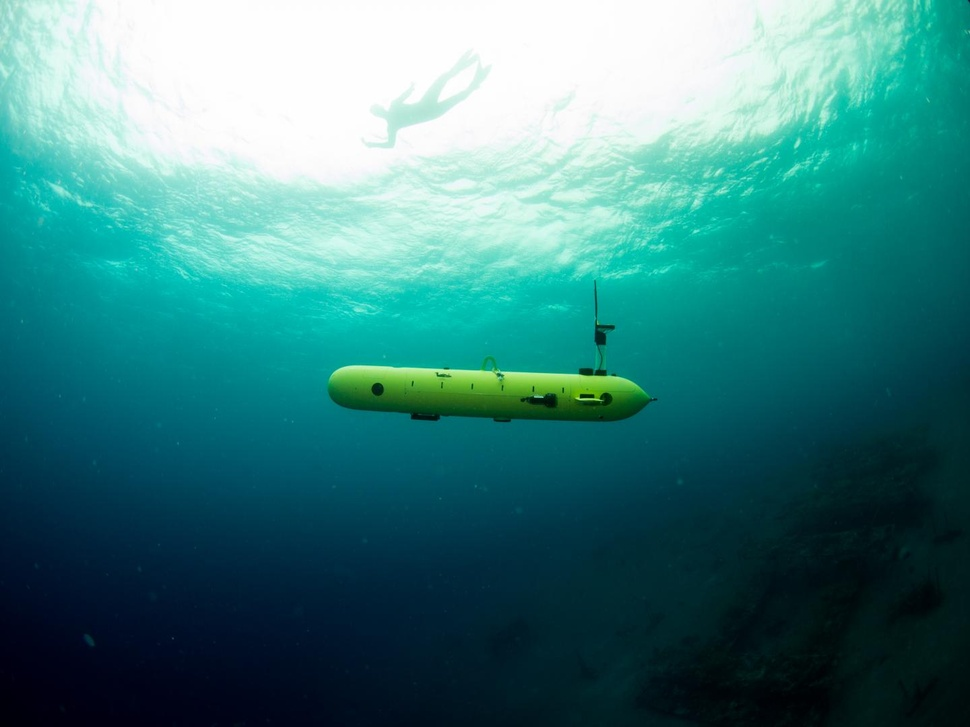
#> input picture playground/test_image_2.jpeg, 970 x 727 px, shrunk from 1440 x 1080 before the run
$ python opencv.py   (older library calls are emulated)
#> lines starting #> are read from the running program, lines starting #| are printed output that depends on the picture; after the words box and inside, x2 and y2 are one past the last pixel; in counts of white or black regions, pixels touching at a corner belong together
import numpy as np
import cv2

def contains(rect1, rect2):
    x1, y1, w1, h1 = rect1
    x2, y2, w2, h2 = rect2
    return x1 <= x2 and y1 <= y2 and x1+w1 >= x2+w2 and y1+h1 >= y2+h2

img = cv2.imread('test_image_2.jpeg')
#> img is the input picture: shape (727, 970, 3); mean B, G, R 126.4, 126.2, 61.1
imgray = cv2.cvtColor(img, cv2.COLOR_BGR2GRAY)
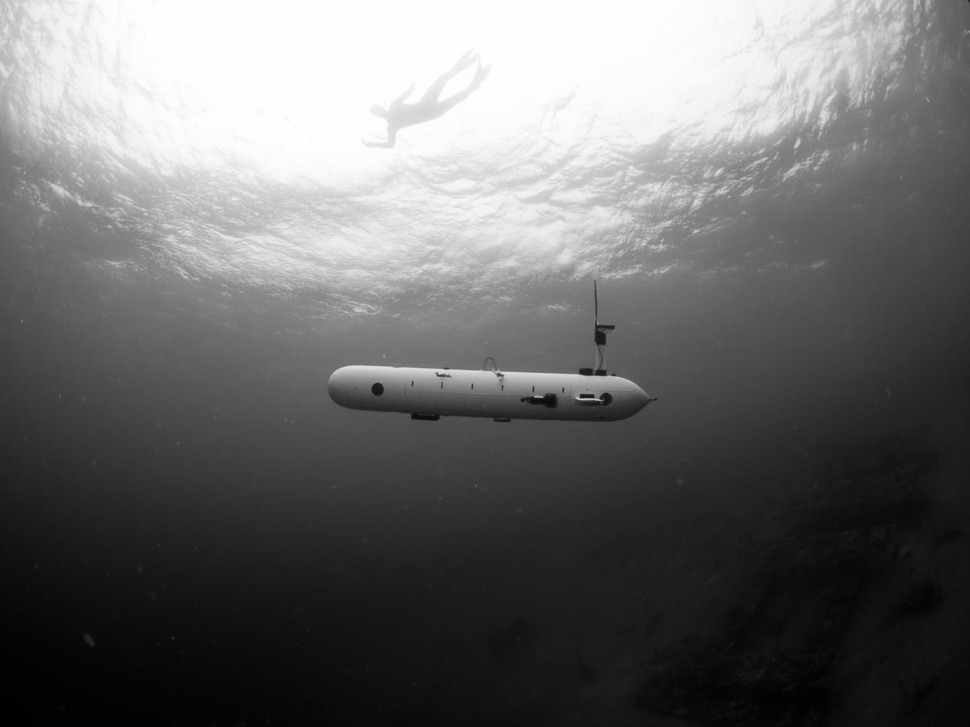
#> imgray: shape (727, 970); min 1, max 255, mean 106.8
edges = cv2.Canny(imgray, 100, 200)
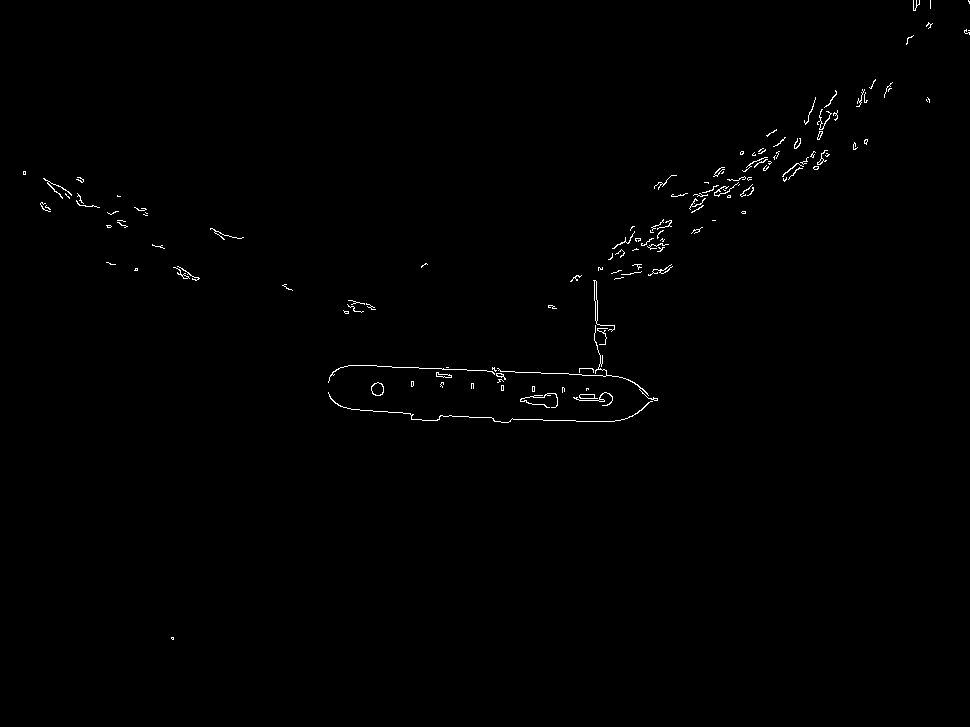
#> edges: shape (727, 970); 0.51% white in thin lines or dots, all inside (x1, y1, x2, y2) = (23, 0, 970, 640)
ret, thresh = cv2.threshold(edges, 127, 255, 0)
img2, contours, hierarchy = cv2.findContours(thresh, cv2.RETR_EXTERNAL, cv2.CHAIN_APPROX_SIMPLE)
#> contours = 135 contours, 123 with area under 20; largest, box (x1, y1, x2, y2) and area: (371, 382, 384, 396) 127, (593, 280, 615, 332) 83, (579, 394, 598, 399) 60, (436, 372, 452, 378) 40, (328, 392, 653, 423) 32

print("found contours: ", len(contours))
#| found contours:  135

# find bounding_rects
bounding_rects = []
for c in contours:
    # get the bounding rect
    rect = cv2.boundingRect(c)
    bounding_rects.append(rect)
#> this loop made 135 passes
#> rect on passes 1, 2, 3, 4, 5, 6, 7, 10, 11, 12, 13, 14: (171, 637, 3, 3), (579, 394, 19, 5), (520, 393, 38, 15), (573, 392, 40, 14), (328, 392, 325, 31), (586, 388, 3, 3), (562, 387, 3, 6), (471, 383, 3, 6), (440, 382, 4, 6), (371, 382, 13, 14), (411, 381, 3, 6), (497, 379, 7, 4)
#> (c, rect) on passes 8, 9, 19, 59: ([[532, 386], [532, 391], [534, 391], [534, 386]], (532, 386, 3, 6)), ([[501, 385], [501, 390], [503, 390], [503, 385]], (501, 385, 3, 6)), ([[446, 367], [448, 367]], (446, 367, 3, 1)), ([[712, 220], [715, 220]], (712, 220, 4, 1))
#> after the loop, bounding_rects = 135 items, first 6: (171, 637, 3, 3), (579, 394, 19, 5), (520, 393, 38, 15), (573, 392, 40, 14), (328, 392, 325, 31), (586, 388, 3, 3)

# take ignore those rects that are completely contained by other bigger rects
valid_rects = []
for i, rect_i in enumerate(bounding_rects):
    is_contained = False
    for j, rect_j in enumerate(bounding_rects):
        if j == i: continue
        if contains(rect_j, rect_i):
            is_contained = True
            break

    if not is_contained:
        valid_rects.append(rect_i)
#> this loop made 135 passes

print("number of valid_rects: ", len(valid_rects))
#| number of valid_rects:  116

for rect in valid_rects:
    x, y, w, h = rect
    cv2.rectangle(img, (x, y), (x+w, y+h), (0, 255, 0), 2)
#> this loop made 116 passes
#> rect on passes 1 to 12: (171, 637, 3, 3), (328, 392, 325, 31), (471, 383, 3, 6), (440, 382, 4, 6), (371, 382, 13, 14), (411, 381, 3, 6), (496, 373, 10, 7), (492, 367, 5, 5), (328, 365, 167, 18), (497, 325, 161, 76), (343, 310, 6, 4), (548, 305, 9, 4)
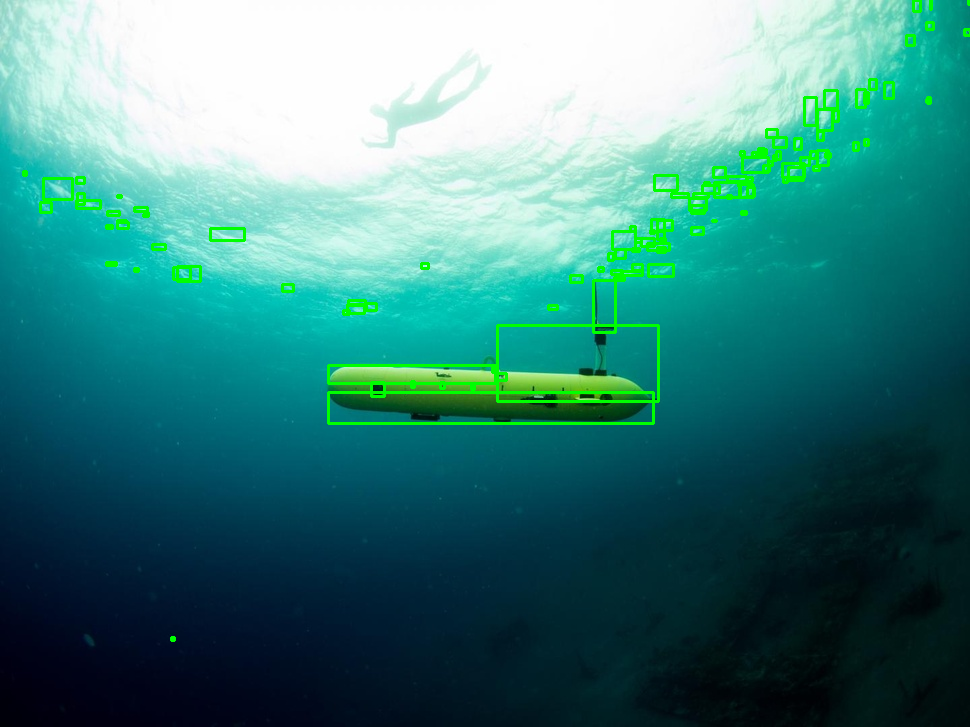
#> img: shape (727, 970, 3); 2.11% of pixels changed, all inside (x1, y1, x2, y2) = (22, 0, 970, 642)

cv2.drawContours(img, contours, -1, (0, 0, 255), 3)
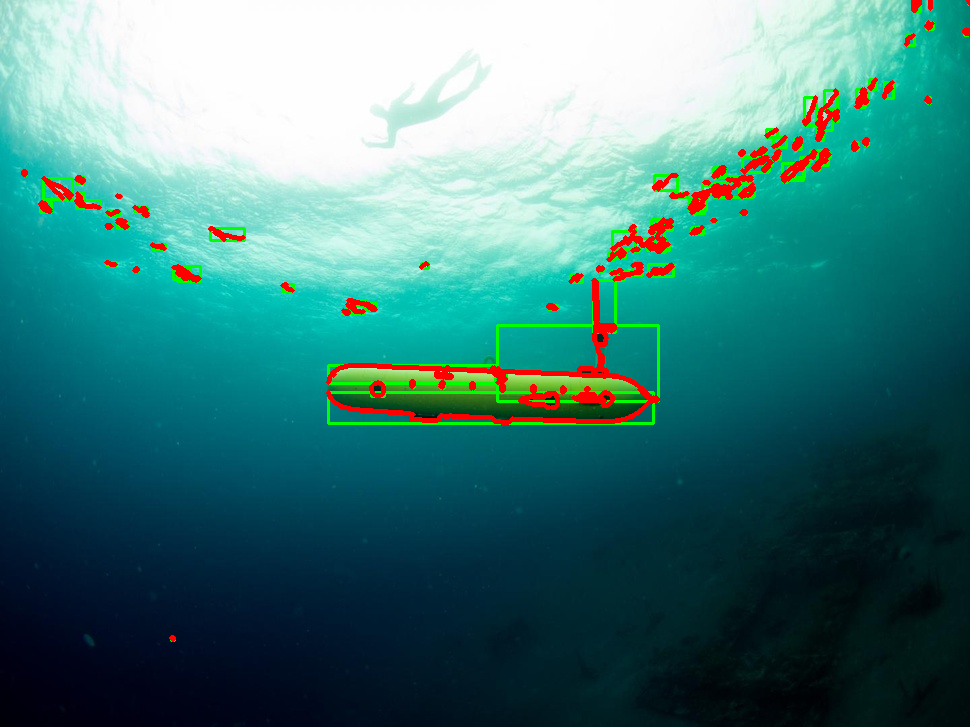
#> img: shape (727, 970, 3); 2.12% of pixels changed, all inside (x1, y1, x2, y2) = (21, 0, 970, 642)

cv2.namedWindow('Contours', cv2.WINDOW_NORMAL)
cv2.imshow('Contours', img)

if cv2.waitKey(0):
#> (key Esc is pressed here)
    cv2.destroyAllWindows()

$ run again, with playground/test_image_1.jpeg copied over playground/test_image_2.jpeg
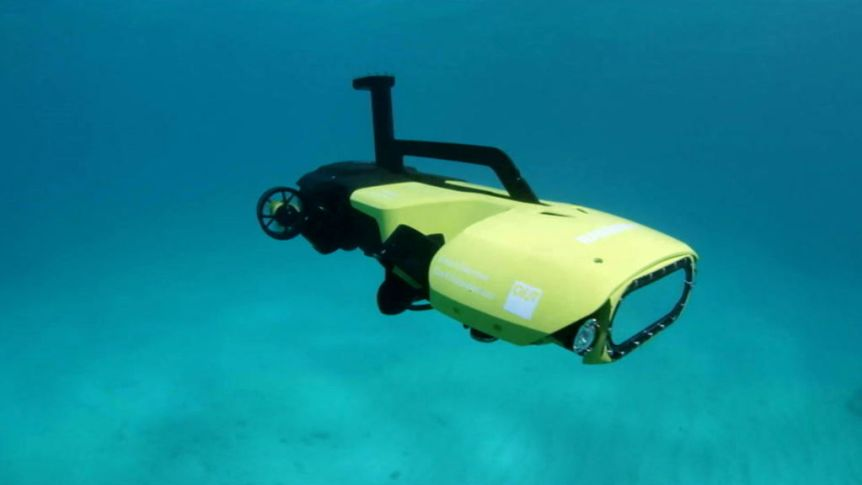
#> input picture playground/test_image_1.jpeg, 862 x 485 px
#> img is the input picture: shape (485, 862, 3); mean B, G, R 147.1, 134.8, 19.4
#> `edges = cv2.Canny(imgray, 100, 200)`:
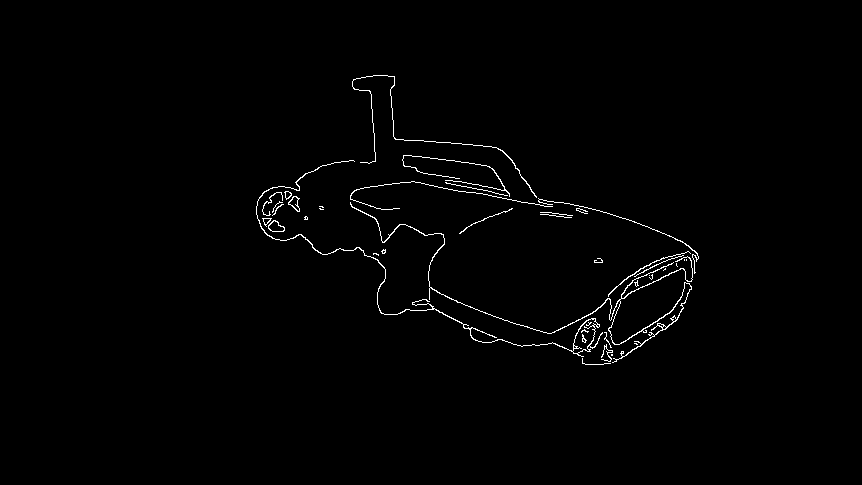
#> edges: shape (485, 862); 1% white in thin lines or dots, all inside (x1, y1, x2, y2) = (256, 75, 699, 365)
#> contours = 38 contours, 28 with area under 20; largest, box (x1, y1, x2, y2) and area: (256, 160, 603, 357) 666, (350, 202, 693, 363) 314, (268, 220, 285, 232) 121, (288, 196, 300, 212) 91, (352, 75, 537, 198) 42
#| found contours:  38
#> the loop `for c in contours:` made 38 passes
#> rect on passes 1, 3, 4, 5, 6, 7, 8, 13: (582, 358, 29, 7), (601, 344, 12, 18), (634, 343, 4, 2), (604, 332, 8, 16), (634, 280, 5, 7), (649, 275, 1, 1), (649, 274, 4, 6), (594, 258, 9, 5)
#> after the loop `for c in contours:`: bounding_rects = 38 items, first 6: (582, 358, 29, 7), (611, 354, 2, 2), (601, 344, 12, 18), (634, 343, 4, 2), (604, 332, 8, 16), (634, 280, 5, 7)
#> the loop `for i, rect_i in enumerate(bounding_rects):` made 38 passes
#> rect_i on passes 5 to 12: (604, 332, 8, 16), (634, 280, 5, 7), (649, 275, 1, 1), (649, 274, 4, 6), (663, 268, 3, 3), (676, 263, 2, 4), (686, 259, 1, 2), (684, 259, 1, 2)
#| number of valid_rects:  5
#> the loop `for rect in valid_rects:` made 5 passes
#> rect on passes 1 to 5: (582, 358, 29, 7), (350, 202, 343, 161), (538, 198, 161, 76), (256, 160, 347, 197), (352, 75, 185, 123)
#> `cv2.drawContours(img, contours, -1, (0, 0, 255), 3)`:
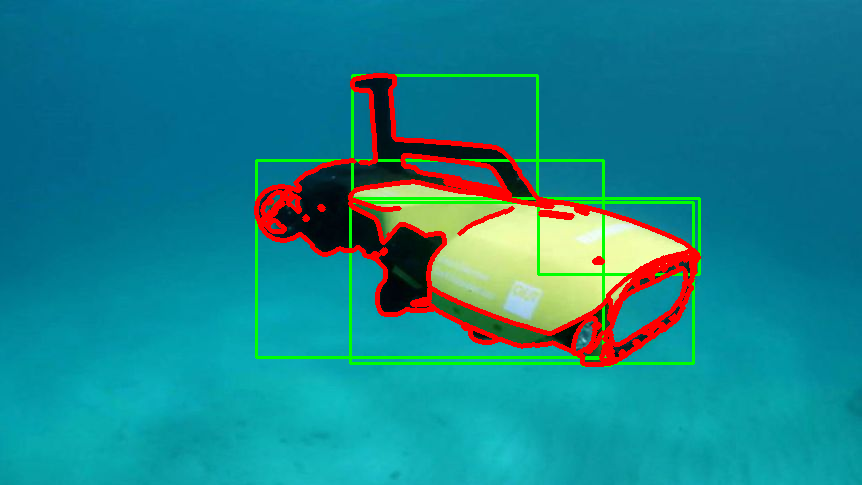
#> img: shape (485, 862, 3); mean B, G, R 140.7, 132.4, 26.6
